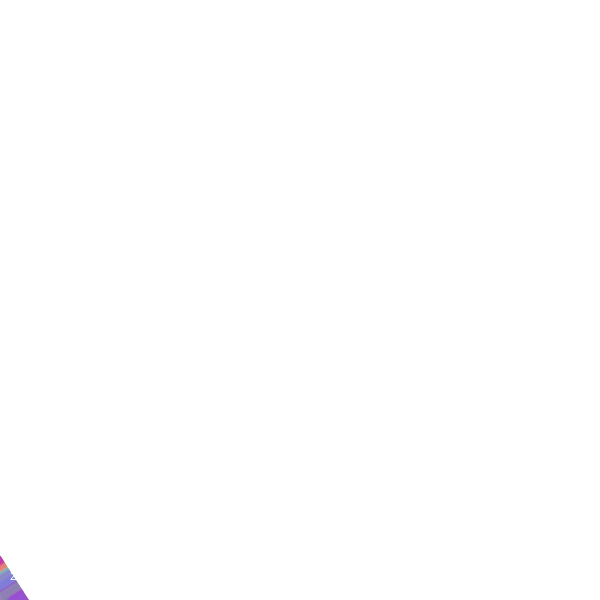
Frame 1 (no input)
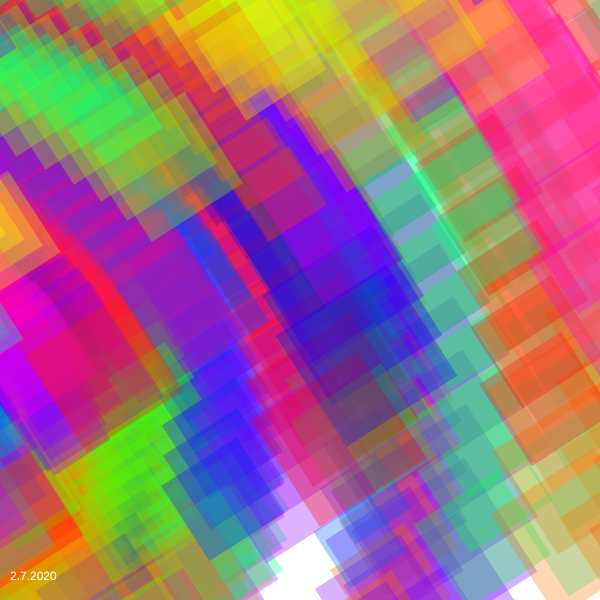
Frame 60 (no input)
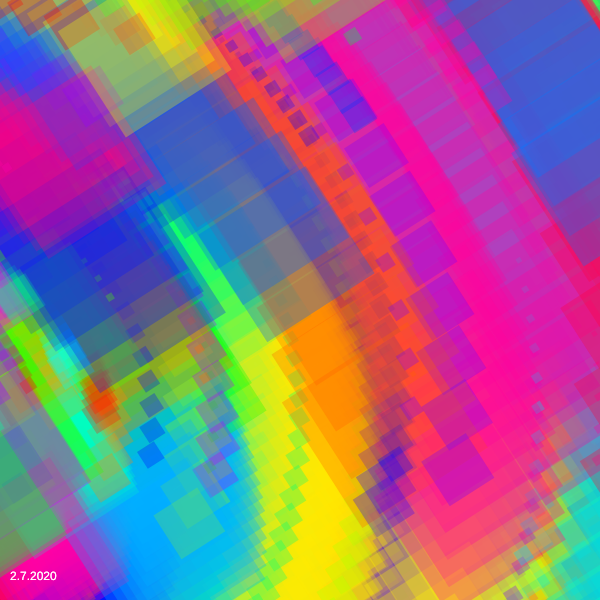
Frame 120 (the mouse pressed at the canvas centre since frame 60)

The p5.js sketch that drew these frames (run headless with seeded random() and noise() and a simulated clock; from frame 60 on, the mouse is pressed at the canvas centre):

// p5.js sketch
// ── sketch.js
//Based off the particle system example on p5.js

let spin;

let spins = [];

function setup() {
  createCanvas(600, 600);
   colorMode(HSB);
  // Initialize all values
  for (let i = 0; i < 200; i++) {
    var dir = -1;
    if(i%2 == 0){
      dir = 1;
    }
    spin = new Spinner(createVector(width/2, height/2), random(0, 850), dir, 0, random(0.01, 0.1), random(0, 360));
    spins.push(spin);
  }

 
}

function draw() {
  // Convert polar to cartesian
  for (let i = 0; i < spins.length; i++) {
    spins[i].run();
  }
  fill(255);
  text("2.7.2020", 10, height - 20);
}

class Spinner{
 constructor(center, radius, direction, theta, vel, hue) {
    this.x = 0;
    this.y = 0; 
    this.center = center;
    this.radius = radius;
    this.direction = direction;
    this.theta = theta;
    this.vel = vel;
    this.hue = hue;
    this.color = color(hue, 200, 200, 0.3);
    this.size = random(5, 80);
    this.angle = 0;
  }
  update(){
    this.x= (this.radius * cos(this.theta) + this.center.x);
    this.y = (this.radius * sin(this.theta) + this.center.y);
    this.theta += this.vel;
    // this.size += cos(this.theta)*2;
  }
  display(){
    fill(this.color);
    noStroke();
    var ang = this.angle+ 1;
    rotate(ang);
    rect(this.x, this.y, this.size, this.size);
    rotate(-ang);
    this.size += 1;
    if(this.size >= 150) this.size = 5;
  }
  run(){
    this.update();
    this.display();
  }
};
